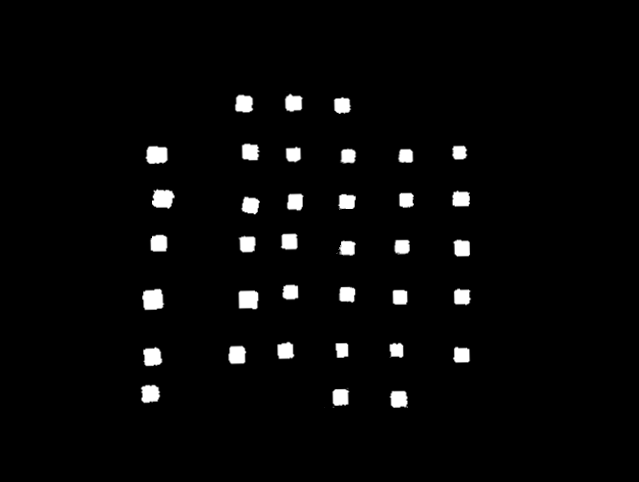
//> input picture OBJETC_FINDER/partes2.png, 639 x 482 px
$ ./testedivisao   (built with g++ and OpenCV 4)
//> lines starting //> are read from the running program, lines starting //| are printed output that depends on the picture; after the words box and inside, x2 and y2 are one past the last pixel; in counts of white or black regions, pixels touching at a corner belong together
//> further down, image is the input picture: 482 rows x 639 cols, CV_8UC3; min 0, max 255, mean 7
#include "opencv2/opencv.hpp"
#include <opencv2/highgui/highgui.hpp>
#include <iostream>
using namespace cv;
using namespace std;
Mat image;
Point point1, point2;
int  dragA, select_flagA;
bool callbackA = false;
RNG rng(12345);
std::vector<Rect> boundRect;
int thresh = 40;
Mat src_gray;
Mat drawing;
std::vector<Rect> partes;
int qtds[15];
String strpartes[15] = {"C","B","A","F", "E","D","I", "H", "G", "L","K", "J", "O", "N", "M"};
void DetectarObjetos(int, void *){
    Mat canny_output;
    std::vector< std::vector<Point> > contours;
    std::vector<Vec4i> hierarchy;

    cvtColor(image, src_gray, CV_BGR2GRAY);
    blur(src_gray, src_gray, Size(3, 3));
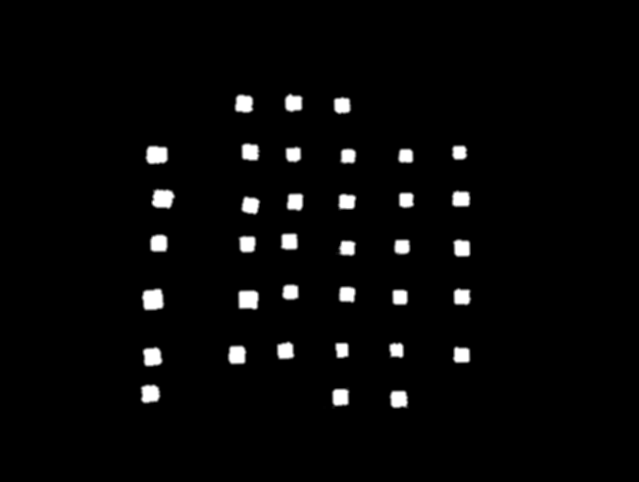
//> src_gray: 482 rows x 639 cols, CV_8UC1; min 0, max 255, mean 7
    Canny(src_gray, canny_output, thresh, thresh * 3, 3);
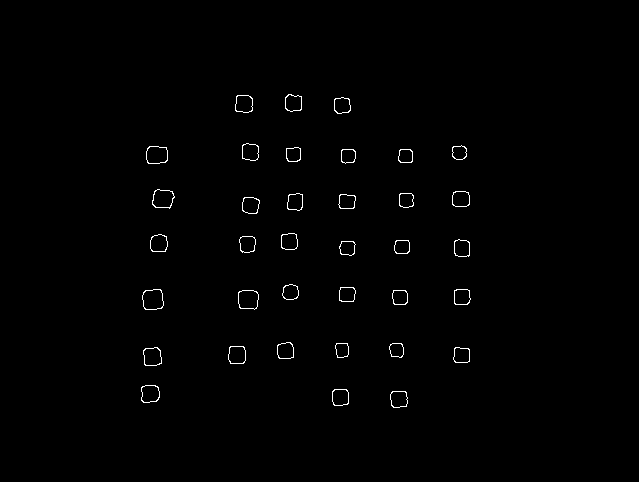
//> canny_output: 482 rows x 639 cols, CV_8UC1; 0.69% white in thin lines or dots, all inside (x1, y1, x2, y2) = (141, 94, 471, 408)
    findContours(canny_output, contours, hierarchy, CV_RETR_EXTERNAL, CV_CHAIN_APPROX_SIMPLE, Point(0, 0));
//> contours = 36 contours; largest, box (x1, y1, x2, y2) and area: (142, 289, 164, 310) 366, (238, 290, 259, 310) 334, (146, 146, 168, 164) 326, (152, 189, 175, 209) 326, (143, 347, 162, 366) 280
    std:: vector< std::vector<Point> > contours_poly(contours.size());
//> contours_poly = 36 empty contours


    boundRect.clear();

    for (unsigned int i = 0; i < contours.size(); i++) {
        approxPolyDP(Mat(contours[i]), contours_poly[i], 3, true);
        boundRect.push_back(boundingRect(Mat(contours_poly[i])));

    }
//> this loop made 36 passes

     drawing = Mat::zeros(canny_output.size(), CV_8UC3);

    for (unsigned int i = 0; i < contours.size(); i++) {
        Scalar color = Scalar(rng.uniform(0, 255), rng.uniform(0, 255), rng.uniform(0, 255));
        drawContours(drawing, contours, i, color, 2, 8, hierarchy, 0, Point());
    }
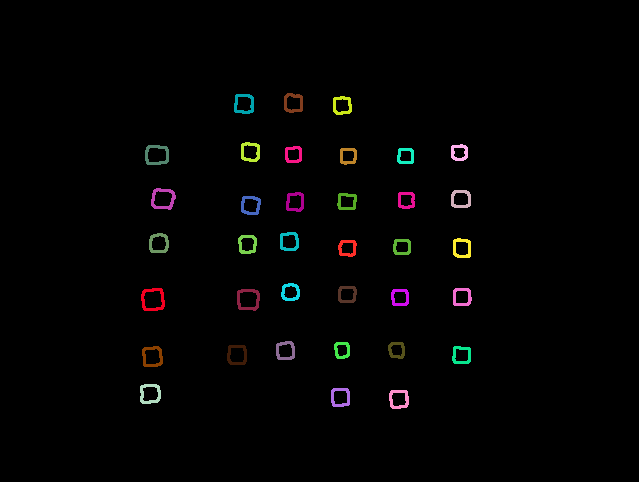
//> drawing: 482 rows x 639 cols, CV_8UC3; mean B, G, R 2.5, 2.7, 3.1


}
void ContarEmPartes(){
    memset (qtds,0,15);
    for (vector<Rect>::iterator it = boundRect.begin(); it!=boundRect.end(); ++it) {
        for(int i=0; i < partes.size(); i++) {
            if((it.base()->tl().x >= partes.at(i).tl().x  &&  it.base()->br().x <= partes.at(i).br().x)
                    &&
                    (it.base()->tl().y >= partes.at(i).tl().y  &&  it.base()->br().y <= partes.at(i).br().y)
                    ){
                qtds[i]++;
            }
        }

    }


    for(int i=0; i < 15; i++) {
        std::cout<<strpartes[i]<<": " << qtds[i] <<std::endl;
    }


}
static void mouseHandler(int event, int x, int y, int flags, void *param) {

    if (event == CV_EVENT_LBUTTONDOWN && !dragA && !select_flagA) {

        point1 = cv::Point(x, y);
        dragA = 1;
    }

    if (event == CV_EVENT_MOUSEMOVE && dragA && !select_flagA) {

        point2 = cv::Point(x, y);
        rectangle(image, point1, point2, CV_RGB(255, 0, 0), 2, 5, 0);
        imshow("Display window", image);
    }

    if (event == CV_EVENT_LBUTTONUP && dragA && !select_flagA) {
        point2 = cv::Point(x, y);
        rectangle(image, point1, point2, CV_RGB(255, 0, 0), 2, 5, 0);
        dragA = 0;
        callbackA = true;
        imshow("Display window", image);
        std::cout << point1 << " "<< point2 << std::endl;
        if (point1.y > point2.y || point1.x > point2.x) {
            printf("Horientação errada para detecção de cor.");

        }
    }
}
int main( int argc, char** argv )
{
        cout <<" Usage: display_image ImageToLoadAndDisplay" << endl;


    image = imread("partes2.png", CV_LOAD_IMAGE_COLOR);   // Read the file

    if(! image.data )                              // Check for invalid input
    {
        cout <<  "Could not open or find the image" << std::endl ;
        return -1;
    }
    DetectarObjetos(0, 0);


    int altura = 128;
    int largura = 89;
    point1.x = 90;
    point1.y = 58;

    for(int i = 0; i < 5; i++){
        point1.y = 58;
        point2.y = 58+altura;
        point2.x=point1.x+largura;
        for(int l = 0; l < 3; l++){
            rectangle(drawing, point1, point2, Scalar(rng.uniform(0, 255), rng.uniform(0, 255), rng.uniform(0, 255)), 2, 5, 0);
             partes.push_back(Rect(point1, point2));
             point2.y+=altura;
             point1.y+=altura;
        }
        point1.x+=largura;
    }
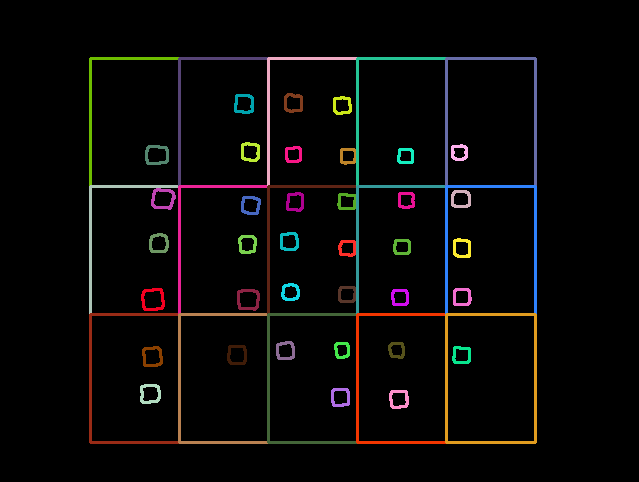
//> drawing: 482 rows x 639 cols, CV_8UC3; 3.94% of pixels changed, all inside (x1, y1, x2, y2) = (89, 57, 537, 444)
//> after the loop, partes = 15 Rects (x, y, width, height), first 8: [90, 58, 89, 128], [90, 186, 89, 128], [90, 314, 89, 128], [179, 58, 89, 128], [179, 186, 89, 128], [179, 314, 89, 128], [268, 58, 89, 128], [268, 186, 89, 128]

    ContarEmPartes();
//> the loop in ContarEmPartes, `for (vector<Rect>::iterator it = boundRect.begin(); it!=boundRect.end(..` made 36 passes
//> after the loop in ContarEmPartes, `for (vector<Rect>::iterator it = boundRect.begin(); it!=boundRect.end(..`: qtds = [1, 3, 2, 2, 3, 1, 4, 6, 3, 1, 3, 2, 1, 3, 1]
//> the loop in ContarEmPartes, `for(int i=0; i < 15; i++)` made 15 passes
//| C: 1
//| B: 3
//| A: 2
//| F: 2
//| E: 3
//| D: 1
//| I: 4
//| H: 6
//> (output is shown up to pass 8 of 15)
    imshow("Contornos", drawing);
  //  namedWindow( "Display window", WINDOW_AUTOSIZE );// Create a window for display.
    //imshow("Display window", image);
     waitKey(0);
    std::cout << partes.size() <<std::endl;
//| 15


// [7 lines of commented-out code are left out]

    return 0;
}
